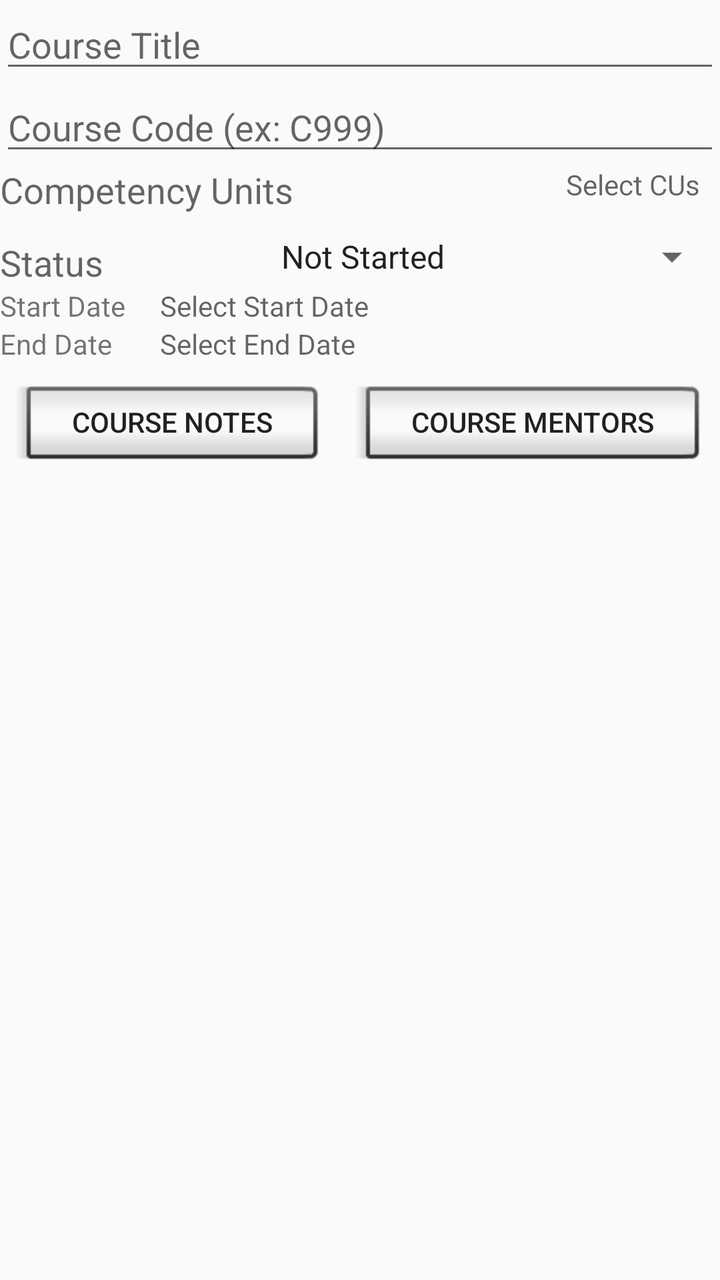
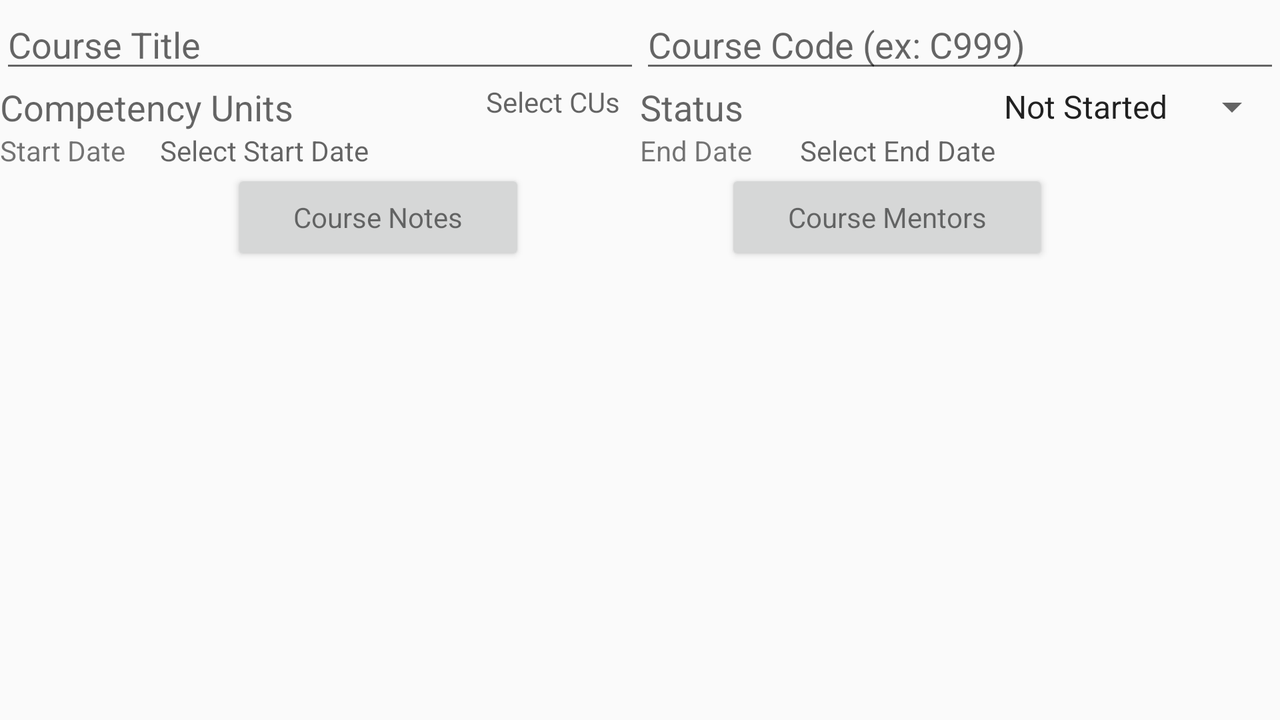

Compare how this app lays out the same screen by default and in its alternative resource folder. The renders come first, then the two layout files and the values they reference.
<!-- AndroidManifest.xml: application theme AppTheme -->
<!-- res/layout/content_course_editor.xml -->
<?xml version="1.0" encoding="utf-8"?>
<RelativeLayout xmlns:android="http://schemas.android.com/apk/res/android"
    xmlns:app="http://schemas.android.com/apk/res-auto"
    xmlns:tools="http://schemas.android.com/tools"
    android:layout_width="match_parent"
    android:layout_height="match_parent"
    android:layout_margin="@dimen/NORMAL_BORDER_MARGIN"
    app:layout_behavior="@string/appbar_scrolling_view_behavior">

    <EditText
        android:id="@+id/edit_text_course_editor_title"
        android:layout_width="match_parent"
        android:layout_height="wrap_content"
        android:autofillHints="auto"
        android:hint="@string/course_title_hint"
        android:inputType="text" />

    <EditText
        android:id="@+id/edit_text_course_editor_code"
        android:layout_width="match_parent"
        android:layout_height="wrap_content"
        android:layout_below="@id/edit_text_course_editor_title"
        android:layout_marginTop="@dimen/NORMAL_MARGIN_TOP"
        android:autofillHints="auto"
        android:hint="@string/course_code_hint"
        android:inputType="text" />

    <RelativeLayout
        android:id="@+id/layout_course_editor_top_part"
        android:layout_width="match_parent"
        android:layout_height="wrap_content"
        android:layout_below="@id/edit_text_course_editor_code">

        <RelativeLayout
            android:id="@+id/layout_course_editor_cus"
            android:layout_width="match_parent"
            android:layout_height="wrap_content"
            android:layout_marginTop="@dimen/NORMAL_MARGIN_TOP">

            <TextView
                android:id="@+id/text_view_course_editor_cus"
                android:layout_width="wrap_content"
                android:layout_height="wrap_content"
                android:layout_alignParentStart="true"
                android:layout_toStartOf="@id/text_view_course_editor_cus_value"
                android:text="@string/course_competency_units_text"
                android:textAppearance="@style/TextAppearance.AppCompat.Medium" />

            <TextView
                android:id="@+id/text_view_course_editor_cus_value"
                android:layout_width="wrap_content"
                android:layout_height="wrap_content"
                android:layout_alignParentEnd="true"
                android:hint="@string/course_competency_units_hint"
                android:paddingHorizontal="10dp" />
        </RelativeLayout>

        <LinearLayout
            android:id="@+id/layout_course_editor_status"
            android:layout_width="match_parent"
            android:layout_height="wrap_content"
            android:layout_below="@id/layout_course_editor_cus"
            android:layout_marginTop="8dp"
            android:orientation="horizontal">

            <TextView
                android:id="@+id/text_view_course_editor_status"
                android:layout_width="wrap_content"
                android:layout_height="wrap_content"
                android:layout_marginTop="4dp"
                android:layout_weight="1"
                android:text="@string/course_status_text"
                android:textAppearance="@style/TextAppearance.AppCompat.Medium" />

            <Spinner
                android:id="@+id/spinner_course_editor_status"
                android:layout_width="wrap_content"
                android:layout_height="wrap_content"
                android:layout_weight="1"
                android:entries="@array/status_values"
                android:gravity="end" />

        </LinearLayout>

        <RelativeLayout
            android:id="@+id/layout_course_editor_start_date"
            android:layout_width="match_parent"
            android:layout_height="wrap_content"
            android:layout_below="@id/layout_course_editor_status"
            android:layout_marginTop="@dimen/NORMAL_MARGIN_TOP">

            <TextView
                android:id="@+id/text_view_course_editor_start_date"
                android:layout_width="80dp"
                android:layout_height="wrap_content"
                android:text="@string/course_start_date_text" />

            <TextView
                android:id="@+id/text_view_course_editor_start_date_value"
                android:layout_width="wrap_content"
                android:layout_height="wrap_content"
                android:layout_toEndOf="@id/text_view_course_editor_start_date"
                android:hint="@string/course_start_date_hint" />

            <TextView
                android:id="@+id/text_view_course_editor_alarm_start_date_value"
                android:layout_width="wrap_content"
                android:layout_height="wrap_content"
                android:layout_toStartOf="@id/image_view_course_start_date_alert"
                android:layout_toEndOf="@id/text_view_course_editor_start_date_value"
                android:gravity="end"
                android:hint="" />

            <ImageView
                android:id="@+id/image_view_course_start_date_alert"
                android:layout_width="wrap_content"
                android:layout_height="wrap_content"
                android:layout_alignParentEnd="true"
                android:contentDescription="@string/course_start_date_alert_content_description"
                android:paddingHorizontal="10dp"
                app:srcCompat="@drawable/ic_add_alert" />
        </RelativeLayout>

        <RelativeLayout
            android:id="@+id/layout_course_editor_end_date"
            android:layout_width="match_parent"
            android:layout_height="wrap_content"
            android:layout_below="@id/layout_course_editor_start_date"
            android:layout_marginTop="@dimen/NORMAL_MARGIN_TOP">

            <TextView
                android:id="@+id/text_view_course_editor_end_date"
                android:layout_width="80dp"
                android:layout_height="wrap_content"
                android:text="@string/course_end_date_text" />

            <TextView
                android:id="@+id/text_view_course_editor_end_date_value"
                android:layout_width="wrap_content"
                android:layout_height="wrap_content"
                android:layout_toEndOf="@id/text_view_course_editor_end_date"
                android:hint="@string/course_end_date_hint" />

            <TextView
                android:id="@+id/text_view_course_editor_alarm_end_date_value"
                android:layout_width="wrap_content"
                android:layout_height="wrap_content"
                android:layout_toStartOf="@id/image_view_course_end_date_alert"
                android:layout_toEndOf="@id/text_view_course_editor_end_date_value"
                android:gravity="end" />

            <ImageView
                android:id="@+id/image_view_course_end_date_alert"
                android:layout_width="wrap_content"
                android:layout_height="wrap_content"
                android:layout_alignParentEnd="true"
                android:contentDescription="@string/course_end_date_alert_content_description"
                android:paddingHorizontal="10dp"
                app:srcCompat="@drawable/ic_add_alert" />
        </RelativeLayout>

        <LinearLayout
            android:id="@+id/layout_course_editor_buttons"
            android:layout_width="match_parent"
            android:layout_height="wrap_content"
            android:layout_below="@id/layout_course_editor_end_date"
            android:layout_marginTop="@dimen/NORMAL_MARGIN_TOP">

            <Button
                android:id="@+id/btn_course_notes"
                style="?android:attr/buttonStyleInset"
                android:layout_width="wrap_content"
                android:layout_height="wrap_content"
                android:layout_margin="8dp"
                android:layout_weight="1"
                android:text="@string/course_notes_button_text" />

            <Button
                android:id="@+id/btn_course_mentors"
                style="?android:attr/buttonStyleInset"
                android:layout_width="wrap_content"
                android:layout_height="wrap_content"
                android:layout_margin="8dp"
                android:layout_weight="1"
                android:text="@string/course_mentors_button_text" />
        </LinearLayout>

    </RelativeLayout>

    <androidx.recyclerview.widget.RecyclerView
        android:id="@+id/recycler_view_course_editor_assessment_list"
        android:layout_width="match_parent"
        android:layout_height="match_parent"
        android:layout_below="@id/layout_course_editor_top_part"
        android:layout_marginTop="@dimen/NORMAL_MARGIN_TOP"
        android:paddingBottom="20dp"
        tools:listitem="@layout/item_assessment" />

</RelativeLayout>
<!-- res/layout/item_assessment.xml (included above) -->
<?xml version="1.0" encoding="utf-8"?>
<androidx.cardview.widget.CardView xmlns:android="http://schemas.android.com/apk/res/android"
    android:layout_width="match_parent"
    android:layout_height="wrap_content"
    android:layout_marginEnd="8dp"
    android:layout_marginStart="8dp"
    android:layout_marginTop="8dp"
    >

    <RelativeLayout
        android:layout_width="wrap_content"
        android:layout_height="wrap_content"
        android:padding="4dp">

        <TextView
            android:id="@+id/text_view_assessment_title"
            android:layout_width="wrap_content"
            android:layout_height="wrap_content"

            android:hint="Assessment Title"
            android:layout_toStartOf="@id/text_view_assessment_completion_date"
            android:layout_alignParentStart="true"
            android:singleLine="true"
            android:ellipsize="end"
            />
        <TextView
            android:id="@+id/text_view_assessment_completion_date"
            android:layout_width="wrap_content"
            android:layout_height="wrap_content"
            android:layout_alignParentEnd="true"
            android:singleLine="true"
            android:text="99/99/9999"
            />

    </RelativeLayout>

</androidx.cardview.widget.CardView>
<!-- resources referenced by this layout -->
<resources>
  <string-array name="status_values">
          <item>Not Started</item>
          <item>In Progress</item>
          <item>Complete</item>
          <item>Dropped</item>
          <item>Failed</item>
      </string-array>
  <!-- drawable ic_add_alert (drawable) -->
  <vector android:height="24dp" android:tint="#555555"
      android:viewportHeight="24.0" android:viewportWidth="24.0"
      android:width="24dp" xmlns:android="http://schemas.android.com/apk/res/android">
      <path android:fillColor="#FF000000" android:pathData="M10.01,21.01c0,1.1 0.89,1.99 1.99,1.99s1.99,-0.89 1.99,-1.99h-3.98zM18.88,16.82L18.88,11c0,-3.25 -2.25,-5.97 -5.29,-6.69v-0.72C13.59,2.71 12.88,2 12,2s-1.59,0.71 -1.59,1.59v0.72C7.37,5.03 5.12,7.75 5.12,11v5.82L3,18.94L3,20h18v-1.06l-2.12,-2.12zM16,13.01h-3v3h-2v-3L8,13.01L8,11h3L11,8h2v3h3v2.01z"/>
  </vector>
  <string name="course_code_hint">Course Code (ex: C999)</string>
  <string name="course_competency_units_hint">Select CUs</string>
  <string name="course_competency_units_text">Competency Units</string>
  <string name="course_end_date_alert_content_description">End Date Alert</string>
  <string name="course_end_date_hint">Select End Date</string>
  <string name="course_end_date_text">End Date</string>
  <string name="course_mentors_button_text">Course Mentors</string>
  <string name="course_notes_button_text">Course Notes</string>
  <string name="course_start_date_alert_content_description">Start Date Alert</string>
  <string name="course_start_date_hint">Select Start Date</string>
  <string name="course_start_date_text">Start Date</string>
  <string name="course_status_text">Status</string>
  <string name="course_title_hint">Course Title</string>
  <style name="AppTheme" parent="Theme.AppCompat.Light.DarkActionBar">
          
          <item name="colorPrimary">@color/colorPrimary</item>
          <item name="colorPrimaryDark">@color/colorPrimaryDark</item>
          <item name="colorAccent">@color/colorAccent</item>
          <item name="android:windowAnimationStyle">@style/CustomActivityAnimation</item>
      </style>
  <color name="colorPrimary">#6200EE</color>
  <color name="colorPrimaryDark">#3700B3</color>
  <color name="colorAccent">#03DAC5</color>
  <style name="CustomActivityAnimation" parent="@android:style/Animation.Activity">
          <item name="android:activityOpenEnterAnimation">@anim/slide_in_right</item>
          <item name="android:activityOpenExitAnimation">@anim/slide_out_left</item>
          <item name="android:activityCloseEnterAnimation">@anim/slide_in_left</item>
          <item name="android:activityCloseExitAnimation">@anim/slide_out_right</item>
      </style>
</resources>
<!-- res/layout-land/content_course_editor.xml (the author's variant of the layout above) -->
<!-- drawn on the phone turned sideways -->
<?xml version="1.0" encoding="utf-8"?>
<RelativeLayout xmlns:android="http://schemas.android.com/apk/res/android"
    xmlns:app="http://schemas.android.com/apk/res-auto"
    xmlns:tools="http://schemas.android.com/tools"
    android:layout_width="match_parent"
    android:layout_height="match_parent"
    android:layout_margin="@dimen/NORMAL_BORDER_MARGIN"
    app:layout_behavior="@string/appbar_scrolling_view_behavior">

    <LinearLayout
        android:id="@+id/layout_course_editor_title"
        android:layout_width="match_parent"
        android:layout_height="wrap_content"
        android:orientation="horizontal">

        <EditText
            android:id="@+id/edit_text_course_editor_title"
            android:layout_width="match_parent"
            android:layout_height="wrap_content"
            android:layout_weight="1"
            android:hint="Course Title"
            android:inputType="text" />

        <EditText
            android:id="@+id/edit_text_course_editor_code"
            android:layout_width="match_parent"
            android:layout_height="wrap_content"
            android:layout_weight="1"
            android:hint="Course Code (ex: C999)"
            android:inputType="text" />
    </LinearLayout>

    <LinearLayout
        android:id="@+id/layout_course_editor_competency_units"
        android:layout_width="match_parent"
        android:layout_height="wrap_content"
        android:layout_below="@id/layout_course_editor_title"
        android:orientation="horizontal">

        <RelativeLayout
            android:layout_width="match_parent"
            android:layout_height="wrap_content"
            android:layout_weight="1">

            <TextView
                android:id="@+id/edit_text_course_editor_cus"
                android:layout_width="wrap_content"
                android:layout_height="wrap_content"
                android:text="Competency Units"
                android:textAppearance="@style/TextAppearance.AppCompat.Medium" />

            <TextView
                android:id="@+id/text_view_course_editor_cus_value"
                android:layout_width="wrap_content"
                android:layout_height="wrap_content"
                android:layout_alignParentRight="true"
                android:hint="Select CUs"
                android:paddingEnd="10dp" />
        </RelativeLayout>

        <RelativeLayout
            android:id="@+id/layout_course_editor_status"
            android:layout_width="match_parent"
            android:layout_height="wrap_content"

            android:layout_weight="1">

            <TextView
                android:id="@+id/text_view_course_editor_status"
                android:layout_width="wrap_content"
                android:layout_height="wrap_content"
                android:inputType="number"
                android:text="Status"
                android:textAppearance="@style/TextAppearance.AppCompat.Medium" />

            <Spinner
                android:id="@+id/spinner_course_editor_status"
                android:layout_width="wrap_content"
                android:layout_height="wrap_content"
                android:layout_alignTop="@id/text_view_course_editor_status"
                android:layout_alignParentRight="true"
                android:entries="@array/status_values" />
        </RelativeLayout>
    </LinearLayout>

    <LinearLayout
        android:id="@+id/layout_course_editor_dates"
        android:layout_width="match_parent"
        android:layout_height="wrap_content"
        android:layout_below="@id/layout_course_editor_competency_units"
        android:orientation="horizontal">

        <RelativeLayout
            android:id="@+id/layout_course_editor_start_date"
            android:layout_width="match_parent"
            android:layout_height="wrap_content"
            android:layout_weight="1">

            <TextView
                android:id="@+id/text_view_course_editor_start_date"
                android:layout_width="80dp"
                android:layout_height="wrap_content"
                android:text="Start Date" />

            <TextView
                android:id="@+id/text_view_course_editor_start_date_value"
                android:layout_width="wrap_content"
                android:layout_height="wrap_content"
                android:layout_toRightOf="@id/text_view_course_editor_start_date"
                android:hint="Select Start Date" />

            <TextView
                android:id="@+id/text_view_course_editor_alarm_start_date_value"
                android:layout_width="wrap_content"
                android:layout_height="wrap_content"
                android:layout_toLeftOf="@id/image_view_course_start_date_alert"
                android:hint="" />

            <ImageView
                android:id="@+id/image_view_course_start_date_alert"
                android:layout_width="wrap_content"
                android:layout_height="wrap_content"
                android:layout_alignParentEnd="true"
                android:layout_marginEnd="12dp"
                android:paddingLeft="20dp"
                app:srcCompat="@drawable/ic_add_alert" />
        </RelativeLayout>

        <RelativeLayout
            android:id="@+id/layout_course_editor_end_date"
            android:layout_width="match_parent"
            android:layout_height="wrap_content"
            android:layout_weight="1">

            <TextView
                android:id="@+id/text_view_course_editor_end_date"
                android:layout_width="80dp"
                android:layout_height="wrap_content"
                android:text="End Date" />

            <TextView
                android:id="@+id/text_view_course_editor_end_date_value"
                android:layout_width="wrap_content"
                android:layout_height="wrap_content"
                android:layout_toRightOf="@id/text_view_course_editor_end_date"
                android:hint="Select End Date" />

            <TextView
                android:id="@+id/text_view_course_editor_alarm_end_date_value"
                android:layout_width="wrap_content"
                android:layout_height="wrap_content"
                android:layout_toLeftOf="@id/image_view_course_end_date_alert" />

            <ImageView
                android:id="@+id/image_view_course_end_date_alert"
                android:layout_width="wrap_content"
                android:layout_height="wrap_content"
                android:layout_alignParentEnd="true"
                android:layout_marginEnd="12dp"
                android:paddingLeft="20dp"
                app:srcCompat="@drawable/ic_add_alert" />
        </RelativeLayout>
    </LinearLayout>

    <LinearLayout
        android:id="@+id/layout_course_editor_buttons"
        android:layout_width="match_parent"
        android:layout_height="wrap_content"
        android:layout_below="@+id/layout_course_editor_dates"
        android:orientation="horizontal"
        android:gravity="center_horizontal"
        android:weightSum="8">

        <Button
            android:id="@+id/btn_course_notes"
            android:layout_width="wrap_content"
            android:layout_height="wrap_content"
            android:layout_marginRight="50dp"
            android:layout_gravity="center"
            android:layout_weight="1"
            android:text="Course Notes"
            android:textAppearance="@style/TextAppearance.AppCompat.Small" />

        <Button
            android:id="@+id/btn_course_mentors"
            android:layout_width="wrap_content"
            android:layout_height="wrap_content"
            android:layout_marginLeft="50dp"
            android:layout_weight="1"
            android:text="Course Mentors"
            android:textAppearance="@style/TextAppearance.AppCompat.Small" />
    </LinearLayout>

    <androidx.recyclerview.widget.RecyclerView
        android:id="@+id/recycler_view_course_editor_assessment_list"
        android:layout_width="match_parent"
        android:layout_height="match_parent"
        android:layout_below="@id/layout_course_editor_buttons"
        android:paddingBottom="20dp"
        tools:listitem="@layout/item_assessment" />

</RelativeLayout>
<!-- resources referenced by the variant -->
<!-- as the phone turned sideways resolves them -->
<resources>
  <string-array name="status_values">
          <item>Not Started</item>
          <item>In Progress</item>
          <item>Complete</item>
          <item>Dropped</item>
          <item>Failed</item>
      </string-array>
  <!-- drawable ic_add_alert (drawable) -->
  <vector android:height="24dp" android:tint="#555555"
      android:viewportHeight="24.0" android:viewportWidth="24.0"
      android:width="24dp" xmlns:android="http://schemas.android.com/apk/res/android">
      <path android:fillColor="#FF000000" android:pathData="M10.01,21.01c0,1.1 0.89,1.99 1.99,1.99s1.99,-0.89 1.99,-1.99h-3.98zM18.88,16.82L18.88,11c0,-3.25 -2.25,-5.97 -5.29,-6.69v-0.72C13.59,2.71 12.88,2 12,2s-1.59,0.71 -1.59,1.59v0.72C7.37,5.03 5.12,7.75 5.12,11v5.82L3,18.94L3,20h18v-1.06l-2.12,-2.12zM16,13.01h-3v3h-2v-3L8,13.01L8,11h3L11,8h2v3h3v2.01z"/>
  </vector>
  <style name="AppTheme" parent="Theme.AppCompat.Light.DarkActionBar">
          
          <item name="colorPrimary">@color/colorPrimary</item>
          <item name="colorPrimaryDark">@color/colorPrimaryDark</item>
          <item name="colorAccent">@color/colorAccent</item>
          <item name="android:windowAnimationStyle">@style/CustomActivityAnimation</item>
      </style>
  <color name="colorPrimary">#6200EE</color>
  <color name="colorPrimaryDark">#3700B3</color>
  <color name="colorAccent">#03DAC5</color>
  <style name="CustomActivityAnimation" parent="@android:style/Animation.Activity">
          <item name="android:activityOpenEnterAnimation">@anim/slide_in_right</item>
          <item name="android:activityOpenExitAnimation">@anim/slide_out_left</item>
          <item name="android:activityCloseEnterAnimation">@anim/slide_in_left</item>
          <item name="android:activityCloseExitAnimation">@anim/slide_out_right</item>
      </style>
</resources>
